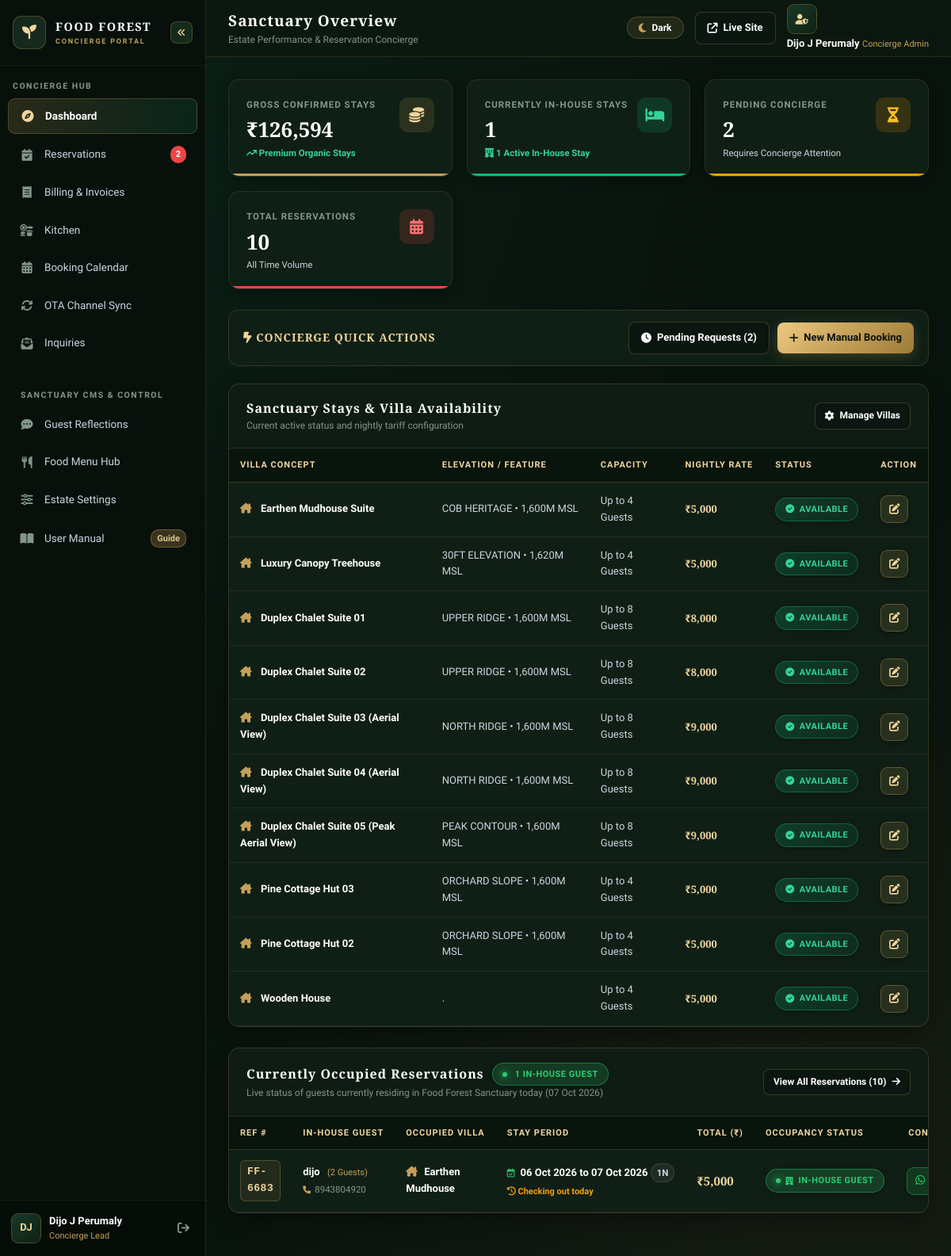
The app's page /admin/index.php (signed in) with its own data.
### tables this page shows
CREATE TABLE `rooms` (
  `id` int(11) NOT NULL AUTO_INCREMENT,
  `slug` varchar(100) NOT NULL,
  `stay_type` varchar(50) DEFAULT 'treehouse',
  `structure_type` varchar(50) DEFAULT 'single_hut',
  `title` varchar(150) NOT NULL,
  `rate_per_night` decimal(10,2) NOT NULL,
  `single_room_rate` decimal(10,2) DEFAULT NULL,
  `extra_guest_rate` decimal(10,2) DEFAULT 1500.00,
  `extra_child_rate` decimal(10,2) DEFAULT 800.00,
  `elevation` varchar(100) DEFAULT NULL,
  `min_guests` int(11) DEFAULT 2,
  `base_guests` int(11) DEFAULT 2,
  `max_guests` int(11) DEFAULT 2,
  `description` text DEFAULT NULL,
  `amenities` text DEFAULT NULL,
  `inventory_checklist` text DEFAULT NULL,
  `image_url` varchar(255) DEFAULT NULL,
  `photos` text DEFAULT NULL,
  `photos_left` text DEFAULT NULL,
  `photos_right` text DEFAULT NULL,
  `interior_360_url` varchar(255) DEFAULT NULL,
  `tour_stages_json` longtext DEFAULT NULL,
  `is_available` tinyint(1) DEFAULT 1,
  `created_at` timestamp NOT NULL DEFAULT current_timestamp(),
  PRIMARY KEY (`id`),
  UNIQUE KEY `slug` (`slug`)
);

CREATE TABLE `bookings` (
  `id` int(11) NOT NULL AUTO_INCREMENT,
  `user_id` int(11) DEFAULT NULL,
  `is_guest` tinyint(1) DEFAULT 1,
  `guest_access_token` varchar(100) DEFAULT NULL,
  `expires_at` datetime DEFAULT NULL,
  `reference_code` varchar(100) NOT NULL,
  `villa_type` varchar(255) NOT NULL,
  `duplex_unit` varchar(20) DEFAULT 'full',
  `booking_source` varchar(50) DEFAULT 'direct_website',
  `billing_type` varchar(20) DEFAULT 'estimate',
  `gst_number` varchar(50) DEFAULT NULL,
  `billing_name` varchar(150) DEFAULT NULL,
  `billing_address` text DEFAULT NULL,
  `gst_percentage` decimal(5,2) DEFAULT 0.00,
  `gst_amount` decimal(10,2) DEFAULT 0.00,
  `external_uid` varchar(255) DEFAULT NULL,
  `sync_hash` varchar(64) DEFAULT NULL,
  `guest_name` varchar(150) NOT NULL,
  `guest_phone` varchar(50) NOT NULL,
  `guest_email` varchar(150) DEFAULT NULL,
  `id_proof_type` varchar(100) DEFAULT NULL,
  `id_proof_number` varchar(100) DEFAULT NULL,
  `id_proof_file` varchar(255) DEFAULT NULL,
  `city_state` varchar(255) DEFAULT NULL,
  `country` varchar(100) DEFAULT 'India',
  `adults_count` int(11) DEFAULT 2,
  `kids_count` int(11) DEFAULT 0,
  `extra_adults` int(11) DEFAULT 0,
  `extra_kids` int(11) DEFAULT 0,
  `guests_count` int(11) DEFAULT 2,
  `checkin_date` date NOT NULL,
  `checkout_date` date NOT NULL,
  `checked_in_at` datetime DEFAULT NULL,
  `checked_out_at` datetime DEFAULT NULL,
  `nights` int(11) DEFAULT 1,
  `addons` text DEFAULT NULL,
  `activities_json` longtext DEFAULT NULL,
  `billing_items_json` longtext DEFAULT NULL,
  `food_items` longtext DEFAULT NULL,
  `food_amount` decimal(10,2) DEFAULT 0.00,
  `food_status` varchar(50) DEFAULT 'none',
  `room_amount` decimal(10,2) DEFAULT 0.00,
  `special_notes` text DEFAULT NULL,
  `billing_notes` text DEFAULT NULL,
  `total_amount` decimal(10,2) NOT NULL,
  `advance_paid` decimal(10,2) DEFAULT 0.00,
  `discount_amount` decimal(10,2) DEFAULT 0.00,
  `tax_amount` decimal(10,2) DEFAULT 0.00,
  `extra_charges` decimal(10,2) DEFAULT 0.00,
  `payment_method` varchar(50) DEFAULT 'unspecified',
  `payment_status` varchar(50) DEFAULT 'unpaid',
  `status` varchar(50) DEFAULT 'pending',
  `created_at` timestamp NOT NULL DEFAULT current_timestamp(),
  PRIMARY KEY (`id`),
  UNIQUE KEY `reference_code` (`reference_code`)
);

### admin/index.php (the view, shortened to what the rows shown need)
<?php
require_once __DIR__ . '/includes/header.php';
$pdo = get_db();
$today = date('Y-m-d');
$occupied_stmt = $pdo->query("
    SELECT * FROM bookings
    WHERE checkin_date <= CURDATE()
      AND checkout_date >= CURDATE()
      AND status NOT IN ('cancelled', 'rejected')
    ORDER BY checkin_date ASC, id ASC
");
$occupied_bookings = $occupied_stmt->fetchAll();
$villas = $pdo->query("SELECT * FROM rooms ORDER BY id ASC")->fetchAll();
?>
<div class="adm-table-card">
    <div class="adm-table-header">
        <div>
            <h2 class="adm-table-title">Sanctuary Stays & Villa Availability</h2>
        </div>
    </div>
    <div class="adm-table-responsive">
        <table class="adm-data-table">
            <thead>
                <tr>
                    <th>Villa Concept</th>
                    <th>Elevation / Feature</th>
                    <th>Capacity</th>
                    <th>Nightly Rate</th>
                    <th>Status</th>
                    <th>Action</th>
                </tr>
            </thead>
            <tbody>
                <?php foreach ($villas as $villa): ?>
                    <tr>
                        <td style="font-weight: 600; color: var(--adm-text-primary);">
                            <i class="fa-solid <?php echo $villa['slug'] === 'treehouse' ? 'fa-tree' : 'fa-house-chimney'; ?>" style="color: var(--adm-gold); margin-right: 8px;"></i>
                            <?php echo e($villa['title']); ?>
                        </td>
                        <td><?php echo e($villa['elevation']); ?></td>
                        <td>Up to <?php echo e($villa['max_guests']); ?> Guests</td>
                        <td style="font-family: var(--adm-font-title); font-weight: 700; color: var(--adm-gold-light);">
                            ₹<?php echo number_format($villa['rate_per_night'], 0, '.', ','); ?>
                        </td>
                        <td>
                            <?php if ($villa['is_available']): ?>
                                <span class="adm-badge confirmed"><i class="fa-solid fa-circle-check"></i> Available</span>
                            <?php else: ?>
                                <span class="adm-badge cancelled"><i class="fa-solid fa-ban"></i> Blocked / Maint.</span>
                            <?php endif; ?>
                        </td>
                        <td>
                            <a href="settings.php?tab=rooms" class="adm-btn-icon" title="Edit Rate & Availability">
                                <i class="fa-solid fa-pen-to-square"></i>
                            </a>
                        </td>
                    </tr>
                <?php endforeach; ?>
            </tbody>
        </table>
    </div>
</div>
<div class="adm-table-card">
    <div class="adm-table-header">
        <div>
            <div style="display: flex; align-items: center; gap: 10px;">
                <h2 class="adm-table-title">Currently Occupied Reservations</h2>
            </div>
        </div>
    </div>
    <div class="adm-table-responsive">
        <table class="adm-data-table">
            <thead>
                <tr>
                    <th style="width: 85px;">Ref #</th>
                    <th>In-House Guest</th>
                    <th>Occupied Villa</th>
                    <th>Stay Period</th>
                    <th style="width: 105px;">Total (₹)</th>
                    <th class="adm-col-status">Occupancy Status</th>
                    <th class="adm-col-actions">Concierge Action</th>
                </tr>
            </thead>
            <tbody>
                <?php if (empty($occupied_bookings)): ?>
                    <tr>
                        <td colspan="7" style="text-align: center; padding: 45px 20px; color: var(--adm-text-muted);">
                            <div style="width: 52px; height: 52px; border-radius: 50%; background: rgba(197, 160, 89, 0.1); border: 1px solid rgba(197, 160, 89, 0.25); display: flex; align-items: center; justify-content: center; margin: 0 auto 12px; font-size: 20px; color: var(--adm-gold);">
                                <i class="fa-solid fa-hotel"></i>
                            </div>
                            <h4 style="font-family: var(--adm-font-title); font-size: 14.5px; color: #FFFFFF; margin: 0 0 4px;">No Guests Currently In-House Today</h4>
                            <p style="font-size: 12px; color: var(--adm-text-secondary); max-width: 440px; margin: 0 auto 14px;">
                                All villas are currently vacant or awaiting upcoming reservation arrivals for today (<?php echo date('d M Y'); ?>).
                            </p>
                            <a href="bookings.php" class="adm-btn-action gold" style="display: inline-flex; align-items: center; gap: 8px; padding: 7px 16px; font-size: 11.5px;">
                                <i class="fa-solid fa-calendar-days"></i>
                                <span>Browse All Upcoming Reservations</span>
                            </a>
                        </td>
                    </tr>
                <?php else: ?>
                    <?php foreach ($occupied_bookings as $b):
                        $villa_title = ($b['villa_type'] === 'treehouse') ? 'Canopy Treehouse' : 'Earthen Mudhouse';
                        $checkout_ts = strtotime($b['checkout_date']);
                        $today_ts = strtotime($today);
                        $days_left = (int) round(($checkout_ts - $today_ts) / 86400);
                        if ($days_left <= 0) {
                            $stay_hint = '<span style="color: #F59E0B; font-weight: 700;"><i class="fa-solid fa-clock-rotate-left"></i> Checking out today</span>';
                        } elseif ($days_left === 1) {
                            $stay_hint = '<span style="color: #2ECC71; font-weight: 600;"><i class="fa-solid fa-moon"></i> 1 night remaining</span>';
                        } else {
                            $stay_hint = '<span style="color: #2ECC71; font-weight: 600;"><i class="fa-solid fa-moon"></i> ' . $days_left . ' nights remaining</span>';
                        }
                    ?>
                        <tr data-status="occupied">
                            <td>
                                <span class="adm-ref-badge" title="Reservation Reference #">
                                    <?php echo e($b['reference_code']); ?>
                                </span>
                            </td>
                            <td>
                                <div style="font-weight: 700; color: var(--adm-text-primary); margin-bottom: 2px;">
                                    <?php echo e($b['guest_name']); ?>
                                    <span style="font-size: 11px; font-weight: 500; color: var(--adm-gold); margin-left: 6px;">(<?php echo (int)($b['guests_count'] ?? 2); ?> Guests)</span>
                                </div>
                                <div style="font-size: 11.5px; color: var(--adm-text-muted); display: flex; align-items: center; gap: 5px;">
                                    <i class="fa-solid fa-phone" style="font-size: 10px; color: var(--adm-gold);"></i>
                                    <a href="tel:<?php echo e($b['guest_phone']); ?>" style="color: inherit;" title="Call In-House Guest"><?php echo e($b['guest_phone']); ?></a>
                                </div>
                            </td>
                            <td>
                                <span style="font-size: 13px; font-weight: 600; color: #FFFFFF;">
                                    <i class="fa-solid <?php echo $b['villa_type'] === 'treehouse' ? 'fa-tree' : 'fa-house-chimney'; ?>" style="color: var(--adm-gold); margin-right: 5px;"></i>
                                    <?php echo e($villa_title); ?>
                                </span>
                            </td>
                            <td style="white-space: nowrap;">
                                <div style="font-size: 13px; font-weight: 600; color: var(--adm-text-primary);">
                                    <i class="fa-regular fa-calendar-check" style="font-size: 11px; color: #2ecc71; margin-right: 4px;"></i>
                                    <?php echo date('d M Y', strtotime($b['checkin_date'])); ?> to <?php echo date('d M Y', strtotime($b['checkout_date'])); ?>
                                    <span class="adm-night-pill"><?php echo e($b['nights']); ?>N</span>
                                </div>
                                <div style="font-size: 11px; margin-top: 3px;">
                                    <?php echo $stay_hint; ?>
                                </div>
                            </td>
                            <td style="font-family: var(--adm-font-title); font-weight: 700; color: var(--adm-gold-light); font-size: 15px; white-space: nowrap;">
                                ₹<?php echo number_format($b['total_amount'], 0, '.', ','); ?>
                            </td>
                            <td class="adm-col-status">
                                <span class="adm-badge confirmed" style="background: rgba(46, 204, 113, 0.18); border-color: rgba(46, 204, 113, 0.4); color: #2ecc71;">
                                    <span class="adm-pulse-dot" style="background: #2ecc71; width: 6px; height: 6px;"></span>
                                    <i class="fa-solid fa-hotel" style="font-size: 10px;"></i>
                                    <span>IN-HOUSE GUEST</span>
                                </span>
                            </td>
                            <td class="adm-col-actions">
                                <div class="adm-actions-cell">
                                    <button type="button" class="adm-btn-icon whatsapp" title="Send WhatsApp Message to In-House Guest"
                                        onclick='openWhatsAppConcierge({
                                            guest_name: <?php echo json_encode($b['guest_name']); ?>,
                                            phone: <?php echo json_encode($b['guest_phone']); ?>,
                                            reference_code: <?php echo json_encode($b['reference_code']); ?>,
                                            villa_title: <?php echo json_encode($villa_title); ?>,
                                            checkin_date: <?php echo json_encode($b['checkin_date']); ?>,
                                            checkout_date: <?php echo json_encode($b['checkout_date']); ?>,
                                            guests_count: <?php echo json_encode($b['guests_count']); ?>,
                                            total_amount: <?php echo json_encode($b['total_amount']); ?>
                                        })'>
                                        <i class="fa-brands fa-whatsapp"></i>
                                    </button>
                                </div>
                            </td>
                        </tr>
                    <?php endforeach; ?>
                <?php endif; ?>
            </tbody>
        </table>
    </div>
</div>
<?php require_once __DIR__ . '/includes/footer.php'; ?>

### records on screen
rooms: title "Earthen Mudhouse Suite", elevation "COB HERITAGE • 1,600M MSL", max_guests "4", rate_per_night "5,000", is_available 1 (drawn)
rooms: title "Luxury Canopy Treehouse", elevation "30FT ELEVATION • 1,620M MSL", max_guests "4", rate_per_night "5,000", is_available 1 (drawn)
rooms: title "Duplex Chalet Suite 01", elevation "UPPER RIDGE • 1,600M MSL", max_guests "8", rate_per_night "8,000", is_available 1 (drawn)
rooms: title "Duplex Chalet Suite 02", elevation "UPPER RIDGE • 1,600M MSL", max_guests "8", rate_per_night "8,000", is_available 1 (drawn)
rooms: title "Duplex Chalet Suite 03 (Aerial View)", elevation "NORTH RIDGE • 1,600M MSL", max_guests "8", rate_per_night "9,000", is_available 1 (drawn)
rooms: title "Duplex Chalet Suite 04 (Aerial View)", elevation "NORTH RIDGE • 1,600M MSL", max_guests "8", rate_per_night "9,000", is_available 1 (drawn)
rooms: title "Duplex Chalet Suite 05 (Peak Aerial View)", elevation "PEAK CONTOUR • 1,600M MSL", max_guests "8", rate_per_night "9,000", is_available 1 (drawn)
rooms: title "Pine Cottage Hut 03", elevation "ORCHARD SLOPE • 1,600M MSL", max_guests "4", rate_per_night "5,000", is_available 1 (drawn)
rooms: title "Pine Cottage Hut 02", elevation "ORCHARD SLOPE • 1,600M MSL", max_guests "4", rate_per_night "5,000", is_available 1 (drawn)
rooms: title "Wooden House", elevation ".", max_guests "4", rate_per_night "5,000", is_available 1 (drawn)
bookings: reference_code "FF-6683", guest_name "dijo", guests_count "2", guest_phone "8943804920", villa_type "Earthen Mudhouse", checkin_date "06 Oct 2026", checkout_date "07 Oct 2026", nights "1", shows "Checking out today", total_amount "5,000"

### other values on screen
$pending_count "2"
$initials "DJ"
$admin['full_name'] "Dijo J Perumaly"
$admin['role'] "Concierge Lead"
$page_title "Sanctuary Overview"
$page_subtitle "Estate Performance & Reservation Concierge"
$total_revenue "126,594"
$occupied_count "1"
$pending_bookings "2"
$total_bookings "10"
